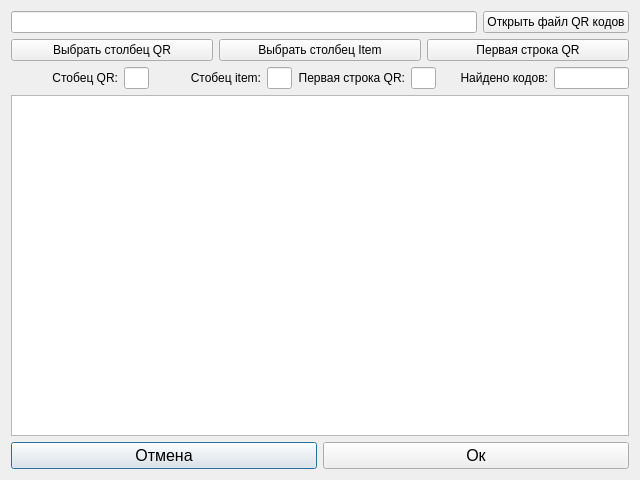
<?xml version="1.0" encoding="UTF-8"?>
<ui version="4.0">
 <class>QrTable</class>
 <widget class="QDialog" name="QrTable">
  <property name="geometry">
   <rect>
    <x>0</x>
    <y>0</y>
    <width>640</width>
    <height>480</height>
   </rect>
  </property>
  <property name="maximumSize">
   <size>
    <width>16777215</width>
    <height>1000</height>
   </size>
  </property>
  <property name="windowTitle">
   <string>Файл Qr</string>
  </property>
  <layout class="QGridLayout" name="gridLayout">
   <item row="4" column="0">
    <layout class="QHBoxLayout" name="horizontalLayout_5">
     <item>
      <widget class="QPushButton" name="pushButtonCancel">
       <property name="font">
        <font>
         <pointsize>12</pointsize>
        </font>
       </property>
       <property name="text">
        <string>Отмена</string>
       </property>
      </widget>
     </item>
     <item>
      <widget class="QPushButton" name="pushButtonOk">
       <property name="font">
        <font>
         <pointsize>12</pointsize>
        </font>
       </property>
       <property name="text">
        <string>Ок</string>
       </property>
      </widget>
     </item>
    </layout>
   </item>
   <item row="2" column="0">
    <layout class="QHBoxLayout" name="horizontalLayout_4">
     <item>
      <widget class="QLabel" name="label">
       <property name="sizePolicy">
        <sizepolicy hsizetype="Expanding" vsizetype="Preferred">
         <horstretch>0</horstretch>
         <verstretch>0</verstretch>
        </sizepolicy>
       </property>
       <property name="text">
        <string>Стобец QR:</string>
       </property>
       <property name="alignment">
        <set>Qt::AlignRight|Qt::AlignTrailing|Qt::AlignVCenter</set>
       </property>
      </widget>
     </item>
     <item>
      <widget class="QLineEdit" name="lineEditQrCol">
       <property name="sizePolicy">
        <sizepolicy hsizetype="Fixed" vsizetype="Fixed">
         <horstretch>0</horstretch>
         <verstretch>0</verstretch>
        </sizepolicy>
       </property>
       <property name="maximumSize">
        <size>
         <width>25</width>
         <height>16777215</height>
        </size>
       </property>
      </widget>
     </item>
     <item>
      <widget class="QLabel" name="label_2">
       <property name="sizePolicy">
        <sizepolicy hsizetype="Expanding" vsizetype="Preferred">
         <horstretch>0</horstretch>
         <verstretch>0</verstretch>
        </sizepolicy>
       </property>
       <property name="text">
        <string>Стобец item:</string>
       </property>
       <property name="alignment">
        <set>Qt::AlignRight|Qt::AlignTrailing|Qt::AlignVCenter</set>
       </property>
      </widget>
     </item>
     <item>
      <widget class="QLineEdit" name="lineEditItemCol">
       <property name="sizePolicy">
        <sizepolicy hsizetype="Fixed" vsizetype="Fixed">
         <horstretch>0</horstretch>
         <verstretch>0</verstretch>
        </sizepolicy>
       </property>
       <property name="maximumSize">
        <size>
         <width>25</width>
         <height>16777215</height>
        </size>
       </property>
      </widget>
     </item>
     <item>
      <widget class="QLabel" name="label_3">
       <property name="sizePolicy">
        <sizepolicy hsizetype="Expanding" vsizetype="Preferred">
         <horstretch>0</horstretch>
         <verstretch>0</verstretch>
        </sizepolicy>
       </property>
       <property name="text">
        <string>Первая строка QR:</string>
       </property>
       <property name="alignment">
        <set>Qt::AlignRight|Qt::AlignTrailing|Qt::AlignVCenter</set>
       </property>
      </widget>
     </item>
     <item>
      <widget class="QLineEdit" name="lineEditQrRow">
       <property name="sizePolicy">
        <sizepolicy hsizetype="Fixed" vsizetype="Fixed">
         <horstretch>0</horstretch>
         <verstretch>0</verstretch>
        </sizepolicy>
       </property>
       <property name="maximumSize">
        <size>
         <width>25</width>
         <height>16777215</height>
        </size>
       </property>
      </widget>
     </item>
     <item>
      <widget class="QLabel" name="label_4">
       <property name="sizePolicy">
        <sizepolicy hsizetype="Expanding" vsizetype="Preferred">
         <horstretch>0</horstretch>
         <verstretch>0</verstretch>
        </sizepolicy>
       </property>
       <property name="text">
        <string>Найдено кодов:</string>
       </property>
       <property name="alignment">
        <set>Qt::AlignRight|Qt::AlignTrailing|Qt::AlignVCenter</set>
       </property>
      </widget>
     </item>
     <item>
      <widget class="QLineEdit" name="lineEditQrQty">
       <property name="sizePolicy">
        <sizepolicy hsizetype="Fixed" vsizetype="Fixed">
         <horstretch>0</horstretch>
         <verstretch>0</verstretch>
        </sizepolicy>
       </property>
       <property name="maximumSize">
        <size>
         <width>75</width>
         <height>16777215</height>
        </size>
       </property>
      </widget>
     </item>
    </layout>
   </item>
   <item row="0" column="0">
    <layout class="QVBoxLayout" name="verticalLayout">
     <item>
      <layout class="QHBoxLayout" name="horizontalLayout_2">
       <item>
        <widget class="QLineEdit" name="lineEditPath"/>
       </item>
       <item>
        <widget class="QPushButton" name="pushButtonOpenFile">
         <property name="text">
          <string>Открыть файл QR кодов</string>
         </property>
        </widget>
       </item>
      </layout>
     </item>
    </layout>
   </item>
   <item row="1" column="0">
    <layout class="QHBoxLayout" name="horizontalLayout_3">
     <item>
      <widget class="QPushButton" name="pushButtonQrCol">
       <property name="text">
        <string>Выбрать столбец QR</string>
       </property>
      </widget>
     </item>
     <item>
      <widget class="QPushButton" name="pushButtonItemCol">
       <property name="text">
        <string>Выбрать столбец Item</string>
       </property>
      </widget>
     </item>
     <item>
      <widget class="QPushButton" name="pushButtonFirstRow">
       <property name="text">
        <string>Первая строка QR</string>
       </property>
      </widget>
     </item>
    </layout>
   </item>
   <item row="3" column="0">
    <widget class="QTableWidget" name="tableWidget"/>
   </item>
  </layout>
 </widget>
 <resources/>
 <connections/>
</ui>
